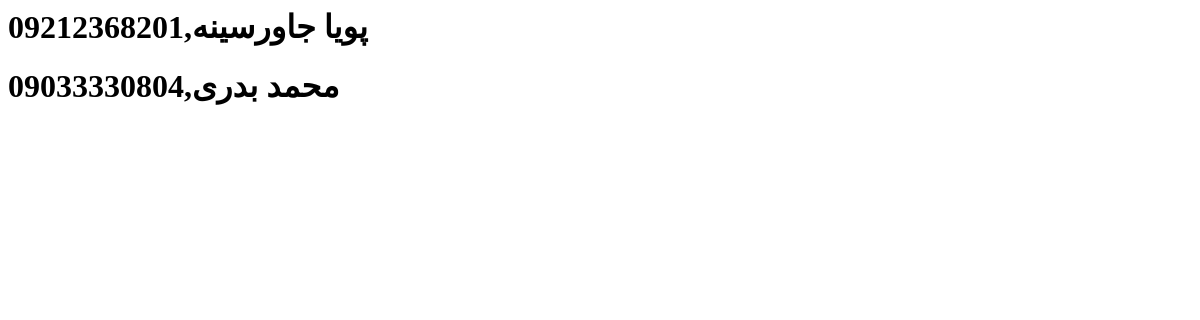
Before: /phonebook/ with the older database file.
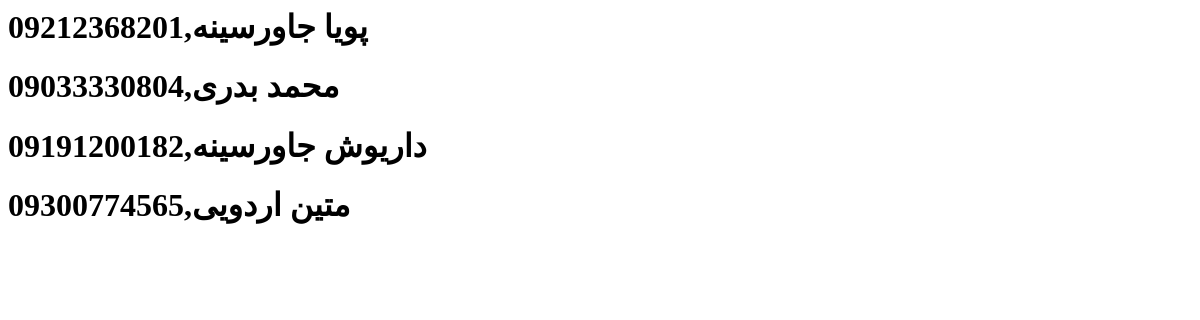
After: the same page with the newer database file.
### accounts/models.py (models this page shows)
class phonenum(models.Model):
    name = models.CharField(max_length = 200)
    phone_num = models.CharField (max_length = 11)

### accounts/views.py (the view)
# urls.py: path('phonebook/',num, name ='phonebook')
def num(request):
    context = {
        'phonenums': phonenum.objects.all()
    }
    return render (request,'tmp/phonebook.html',context)

### accounts/templates/tmp/phonebook.html
{% for phonenum in phonenums %}
    <phonenum>
        <h1>{{phonenum.name}},{{phonenum.phone_num}}</h1>
    </phonenum>
{% endfor %}

Changed rows visible on the page:
added phonenum: name "داریوش جاورسینه", phone_num "09191200182"
added phonenum: name "متین اردویی", phone_num "09300774565"
